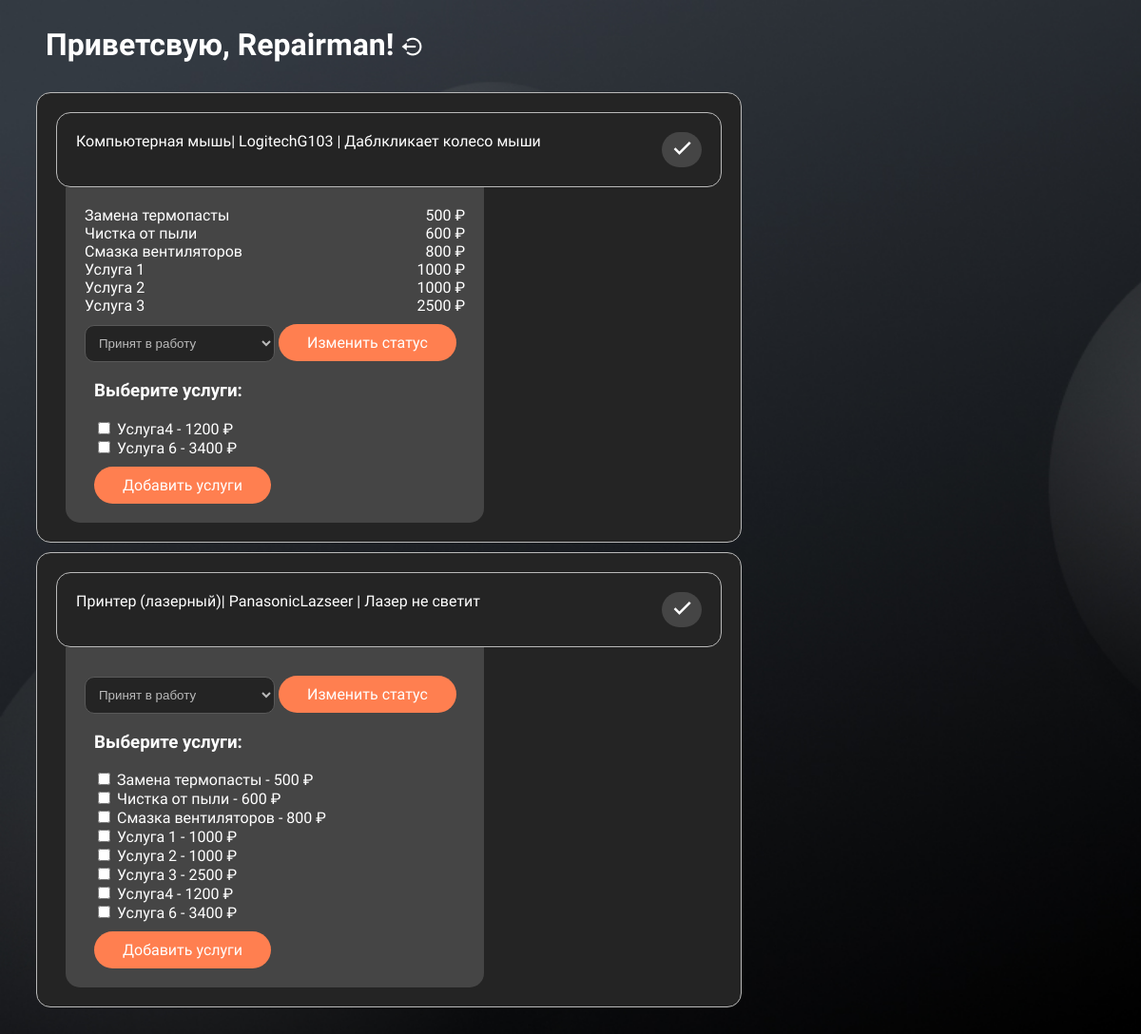
Page /repairman_home (signed in) on the earlier database version.
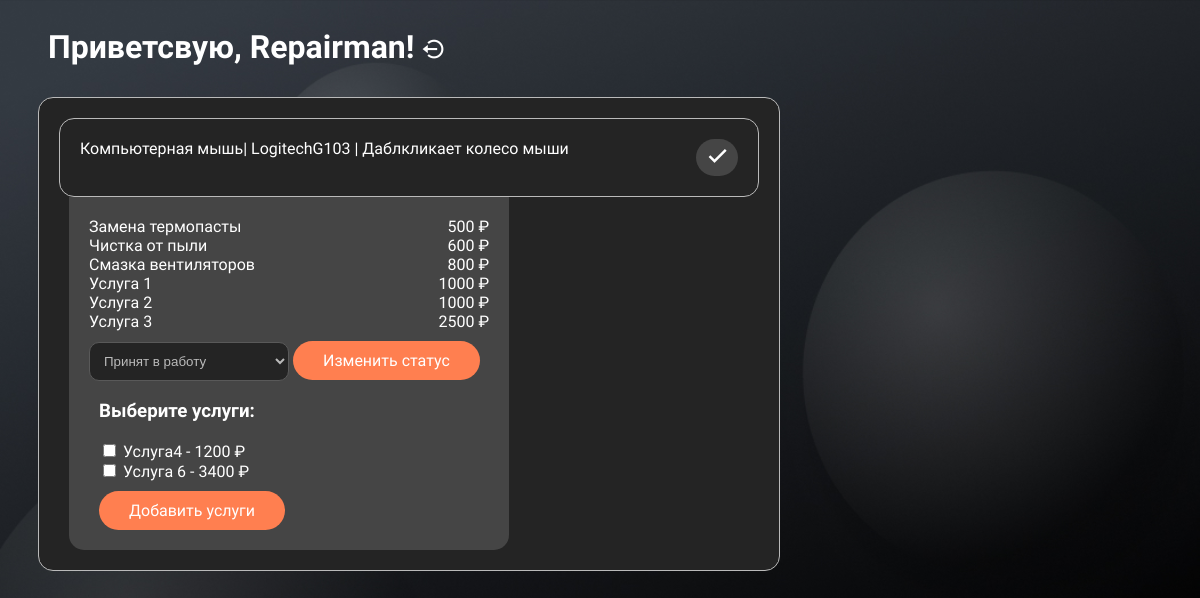
Same page on the later database version.
### RSapplication/models.py (models this page shows, shortened)
class RepairOrder(models.Model):
    request = models.ForeignKey(RepairRequest, on_delete=models.CASCADE, related_name='Заявка_на_ремонт', verbose_name='Request')
    repairman = models.ForeignKey(CustomUser, on_delete=models.CASCADE, related_name='Мастер', verbose_name='Repairman')
    status = models.CharField(max_length=20, null=True)
    created_time = models.DateTimeField(default=timezone.now, null=True, verbose_name='Order created time')
    end_time = models.DateTimeField(default=timezone.now, null=True, verbose_name='End time')
    final_coast = models.CharField(default=0, max_length=6, verbose_name='Окончательная стоимость')
    is_paid = models.BooleanField(default=False, verbose_name='Статус оплаты')
    class Meta:
        verbose_name = 'Заказ на обслуживание'
        verbose_name_plural = 'Заказы на обслуживание'

class RepairRequest(models.Model):
    owner = models.ForeignKey(CustomUser, on_delete=models.PROTECT, related_name='repair_requests', verbose_name='Владелец техники')
    technic = models.ForeignKey(Technic, on_delete=models.CASCADE, related_name='repair_requests', verbose_name='Техника клиента')
    description = models.TextField(max_length=300, verbose_name='Описание проблемы')
    take_date = models.DateField(null=True, verbose_name='Дата приёма техники')
    created_time = models.DateTimeField(default=timezone.now, verbose_name='Дата/время создания')
    technic_accepted = models.BooleanField(default=False, verbose_name='Статус принятия техники')
    delivery_choice = [
        ('MYSELF', 'Привезу сам'),
        ('DELIVERY', 'Служба доставки'),
    ]
    delivery = models.TextField(choices=delivery_choice, max_length=50,
                                verbose_name='Способ доставки',
                                default='MYSELF')
    class Meta:
        verbose_name = 'Заявка на обслуживание'
        verbose_name_plural = 'Заявки на обслуживание'

class Technic(models.Model):
    type = models.ForeignKey(TechnicType, null=True, blank=True, on_delete=models.PROTECT, verbose_name='тип техники')
    brand = models.CharField(max_length=100, verbose_name='Марка техники')
    model = models.CharField(max_length=100, verbose_name='Модель техники')
    class Meta:
        verbose_name = 'Техника'
        verbose_name_plural = 'Техника'

class TechnicType(models.Model):
    name_type = models.TextField(max_length=50, verbose_name='Наименование типа')
    class Meta:
        verbose_name = 'Тип техники'
        verbose_name_plural = 'Типы техники'
    def __str__(self):
        return self.name_type

class Services(models.Model):
    name = models.TextField(max_length=300, verbose_name='Наименование услуги')
    service_description = models.TextField(max_length=500, verbose_name='Описание услуги')
    coast = models.CharField(max_length=6, verbose_name='Стоимость оказания услуги')
    class Meta:
        verbose_name = 'Услуга'
        verbose_name_plural = 'Услуги'

### RSapplication/views.py (the view, shortened to what this page needs)
# urls.py: path('repairman_home', repairman_orders, name='RepairmanHomePage'),
@login_required
def repairman_orders(request):
    current_user = request.user
    services = Services.objects.all()
    orders = RepairOrder.objects.filter(repairman=current_user)
    orders_with_services = ServiceList.objects.all()
    order_spec2 = {}
    for order in orders:
        order_spec2[order] = []
        service_lists = ServiceList.objects.filter(repair_order=order)
        services_for_order = [service_list.service for service_list in service_lists]
        for service in services:
            if service not in services_for_order:
                order_spec2[order].append(service)
    current_user = request.user
    return render(request, 'RSapplication/repairman_home.html', {'orders': orders,
                                                                 'services': services,
                                                                 'orders_with_services': orders_with_services,
                                                                 'order_spec2': order_spec2,
                                                                 'current_user':current_user})

### RSapplication/templates/RSapplication/repairman_home.html (shortened to what this page needs)
{% load static %}
<!DOCTYPE html>
<html lang="en">
<head>
    <link href='https://unpkg.com/boxicons@2.1.4/css/boxicons.min.css' rel='stylesheet'>
    <link rel="stylesheet" type="text/css" href="{% static 'css/repairman_home.css' %}">
</head>
<body>
<div class="head-info">
    <h1>Приветсвую, {{ current_user.username }}!</h1>
    <form class='logout_form' action="{% url 'LogoutUser' %}" method="post">
        <button class="logout" type="submit">
            <i class='bx bx-log-out-circle' style="vertical-align: middle;">
                <span class="tooltiptext">Выйти</span></i>
        </button>
    </form>
</div>
{% for order in orders %}
    {% if order.status != 'Завершен' %}
        <div class='order_list'>
            <div class="order-info">
                <div class="order-infoasd">
                    {{ order.request.technic.type }}|
                    {{ order.request.technic.brand }}{{ order.request.technic.model }}
                    | {{ order.request.description }}
                </div>
                <form class='success-button' action="{% url 'update_order_coast' order.id %}" method="post">
                    <button type="submit" name="action" value="complete_work"><i class='bx bx-check'></i></button>
                </form>
            </div>
            <div class='actual-service'>
                {% for item in orders_with_services %}
                    {% if item.repair_order_id == order.id %}
                        {% for service in services %}
                            {% if service.id == item.service_id %}
                                <div class="actual-service-info">
                                    <li>{{ service.name }}</li>
                                    <li>{{ service.coast }} ₽</li>
                                </div>
                            {% endif %}
                        {% endfor %}
                    {% endif %}
                {% endfor %}
                <form class="change-status" method="post">
                    <select name="status">
                        <option value="Принят в работу">Принят в работу</option>
                    </select>
                    <button type="submit">Изменить статус</button>
                    <div class="choose-service">
                        <h3>Выберите услуги:</h3>
                        {% for key, value in order_spec2.items %}
                            {% if key == order %}
                                {% if value %}
                                    {% for item in value %}
                                        {% for service in services %}
                                            {% if item == service %}
                                                <li>
                                                    <input type="checkbox" name="selected_services"
                                                           value="{{ item.id }}">
                                                    {{ item.name }} - {{ item.coast }} ₽
                                                </li>
                                            {% endif %}
                                        {% endfor %}
                                    {% endfor %}
                                {% endif %}
                            {% endif %}
                        {% endfor %}
                        <button type="submit">Добавить услуги</button>
                    </div>
                </form>
            </div>
        </div>
    {% endif %}
{% endfor %}
</body>
</html>

Differences in the rows shown:
removed RepairOrder: request.technic.type "Принтер (лазерный)", request.technic.brand "Panasonic", request.technic.model "Lazseer", request.description "Лазер не светит", Services (name "Замена термопасты", coast "500"), Services (name "Чистка от пыли", coast "600"), Services (name "Смазка вентиляторов", coast "800"), Services (name "Услуга 1", coast "1000"), Services (name "Услуга 2", coast "1000"), Services (name "Услуга 3", coast "2500"), Services (name "Услуга4", coast "1200"), Services (name "Услуга 6", coast "3400")
